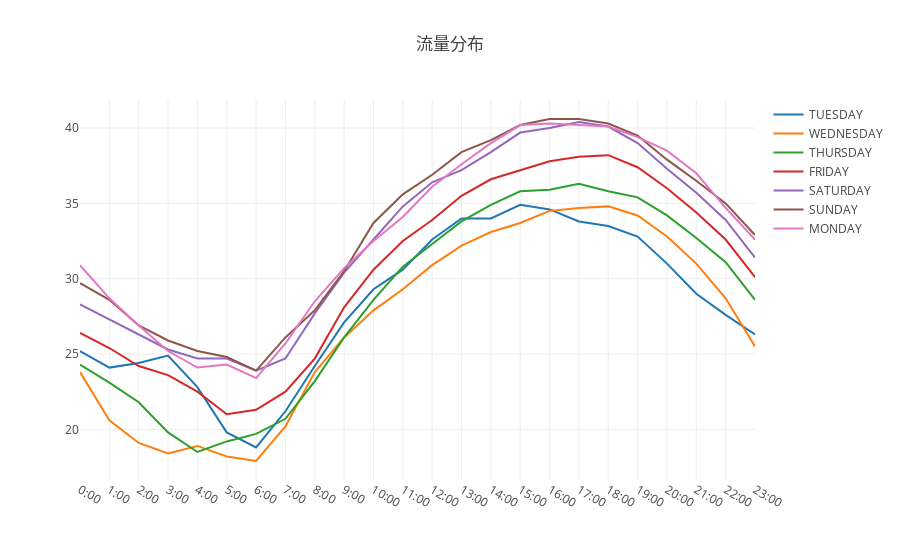

Here is the notebook cell this chart was saved with:
### Code cell
#######
# Objective: Using the file 2010YumaAZ.csv, develop a Line Chart
# that plots seven days worth of temperature data on one graph.
# You can use a for loop to assign each day to its own trace.
######

# Perform imports here:
import pandas as pd
import numpy as np
import plotly.offline as pyo
import plotly.graph_objs as go


# Create a pandas DataFrame from 2010YumaAZ.csv
df = pd.read_csv('Documents/jupyternotebook/JupyterMe/04_dash/Plotly-Dashboards-with-Dash-master/Data//2010YumaAZ.csv')
days = ['TUESDAY','WEDNESDAY','THURSDAY','FRIDAY','SATURDAY','SUNDAY','MONDAY']


# Use a for loop (or list comprehension to create traces for the data list)
data = []

for day in days:
    # What should go inside this Scatter call?
    dfDay = df[df.DAY==day]
    trace = go.Scatter(x=dfDay['LST_TIME']
                               , y=dfDay['T_HR_AVG']
                               , mode = 'lines'
                               , name = day
                      )
    data.append(trace)


# Create a fig from data and layout, and plot the fig
fig = go.Figure(data = data, layout=layout)

pyo.init_notebook_mode(connected=True)
pyo.iplot(fig, filename='ttt.html')

### Figure 1 — Plotly figure (JSON) as saved in the notebook; plotly's stock layout.template omitted (floating-point values rounded to 4 significant figures)
{"data": [{"mode": "lines", "name": "TUESDAY", "type": "scatter", "uid": "3bae684e-f444-11e8-ac68-371470bf8848", "x": ["0:00", "1:00", "2:00", "3:00", "4:00", "5:00", "6:00", "7:00", "8:00", "9:00", "10:00", "11:00", "12:00", "13:00", "14:00", "15:00", "16:00", "17:00", "18:00", "19:00", "20:00", "21:00", "22:00", "23:00"], "y": [25.2, 24.1, 24.4, 24.9, 22.8, 19.8, 18.8, 21.2, 24.2, 27.1, 29.3, 30.6, 32.6, 34, 34, 34.9, 34.6, 33.8, 33.5, 32.8, 31, 29, 27.6, 26.3]}, {"mode": "lines", "name": "WEDNESDAY", "type": "scatter", "uid": "3bae6a2e-f444-11e8-ac68-371470bf8848", "x": ["0:00", "1:00", "2:00", "3:00", "4:00", "5:00", "6:00", "7:00", "8:00", "9:00", "10:00", "11:00", "12:00", "13:00", "14:00", "15:00", "16:00", "17:00", "18:00", "19:00", "20:00", "21:00", "22:00", "23:00"], "y": [23.8, 20.6, 19.1, 18.4, 18.9, 18.2, 17.9, 20.2, 23.8, 26.1, 27.9, 29.3, 30.9, 32.2, 33.1, 33.7, 34.5, 34.7, 34.8, 34.2, 32.8, 31, 28.7, 25.5]}, {"mode": "lines", "name": "THURSDAY", "type": "scatter", "uid": "3bae6b28-f444-11e8-ac68-371470bf8848", "x": ["0:00", "1:00", "2:00", "3:00", "4:00", "5:00", "6:00", "7:00", "8:00", "9:00", "10:00", "11:00", "12:00", "13:00", "14:00", "15:00", "16:00", "17:00", "18:00", "19:00", "20:00", "21:00", "22:00", "23:00"], "y": [24.3, 23.1, 21.8, 19.8, 18.5, 19.2, 19.7, 20.7, 23.2, 26.1, 28.6, 30.8, 32.3, 33.8, 34.9, 35.8, 35.9, 36.3, 35.8, 35.4, 34.2, 32.7, 31.1, 28.6]}, {"mode": "lines", "name": "FRIDAY", "type": "scatter", "uid": "3bae6bfa-f444-11e8-ac68-371470bf8848", "x": ["0:00", "1:00", "2:00", "3:00", "4:00", "5:00", "6:00", "7:00", "8:00", "9:00", "10:00", "11:00", "12:00", "13:00", "14:00", "15:00", "16:00", "17:00", "18:00", "19:00", "20:00", "21:00", "22:00", "23:00"], "y": [26.4, 25.4, 24.2, 23.6, 22.5, 21, 21.3, 22.5, 24.7, 28.1, 30.6, 32.5, 33.9, 35.5, 36.6, 37.2, 37.8, 38.1, 38.2, 37.4, 36, 34.4, 32.6, 30.1]}, {"mode": "lines", "name": "SATURDAY", "type": "scatter", "uid": "3bae6cae-f444-11e8-ac68-371470bf8848", "x": ["0:00", "1:00", "2:00", "3:00", "4:00", "5:00", "6:00", "7:00", "8:00", "9:00", "10:00", "11:00", "12:00", "13:00", "14:00", "15:00", "16:00", "17:00", "18:00", "19:00", "20:00", "21:00", "22:00", "23:00"], "y": [28.3, 27.3, 26.3, 25.3, 24.7, 24.7, 23.9, 24.7, 27.7, 30.4, 32.6, 34.8, 36.4, 37.2, 38.4, 39.7, 40, 40.4, 40.1, 39, 37.3, 35.7, 33.9, 31.4]}, {"mode": "lines", "name": "SUNDAY", "type": "scatter", "uid": "3bae6d62-f444-11e8-ac68-371470bf8848", "x": ["0:00", "1:00", "2:00", "3:00", "4:00", "5:00", "6:00", "7:00", "8:00", "9:00", "10:00", "11:00", "12:00", "13:00", "14:00", "15:00", "16:00", "17:00", "18:00", "19:00", "20:00", "21:00", "22:00", "23:00"], "y": [29.7, 28.6, 26.9, 25.9, 25.2, 24.8, 23.9, 26.1, 27.9, 30.5, 33.7, 35.6, 36.9, 38.4, 39.2, 40.2, 40.6, 40.6, 40.3, 39.5, 37.9, 36.5, 35, 32.9]}, {"mode": "lines", "name": "MONDAY", "type": "scatter", "uid": "3bae6e16-f444-11e8-ac68-371470bf8848", "x": ["0:00", "1:00", "2:00", "3:00", "4:00", "5:00", "6:00", "7:00", "8:00", "9:00", "10:00", "11:00", "12:00", "13:00", "14:00", "15:00", "16:00", "17:00", "18:00", "19:00", "20:00", "21:00", "22:00", "23:00"], "y": [30.9, 28.7, 26.9, 25.2, 24.1, 24.3, 23.4, 25.7, 28.5, 30.7, 32.5, 34.1, 36.1, 37.6, 39, 40.2, 40.3, 40.2, 40.1, 39.4, 38.5, 37, 34.7, 32.6]}], "layout": {"hovermode": "y", "title": "流量分布"}}
